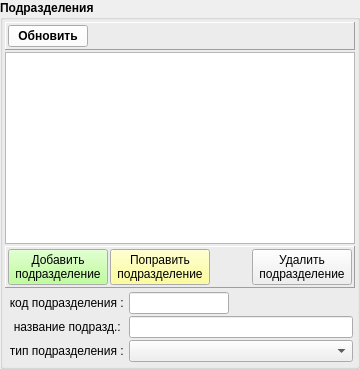
                    <widget class="QGroupBox" name="group_medparts">
                     <property name="font">
                      <font>
                       <weight>75</weight>
                       <bold>true</bold>
                      </font>
                     </property>
                     <property name="title">
                      <string>Подразделения</string>
                     </property>
                     <layout class="QVBoxLayout" name="verticalLayout_18" stretch="0,2,0,0">
                      <property name="spacing">
                       <number>2</number>
                      </property>
                      <property name="leftMargin">
                       <number>2</number>
                      </property>
                      <property name="topMargin">
                       <number>2</number>
                      </property>
                      <property name="rightMargin">
                       <number>2</number>
                      </property>
                      <property name="bottomMargin">
                       <number>2</number>
                      </property>
                      <item>
                       <widget class="QFrame" name="pan_up_medparts">
                        <property name="frameShape">
                         <enum>QFrame::Panel</enum>
                        </property>
                        <property name="frameShadow">
                         <enum>QFrame::Raised</enum>
                        </property>
                        <layout class="QHBoxLayout" name="horizontalLayout_23">
                         <property name="spacing">
                          <number>2</number>
                         </property>
                         <property name="leftMargin">
                          <number>2</number>
                         </property>
                         <property name="topMargin">
                          <number>2</number>
                         </property>
                         <property name="rightMargin">
                          <number>2</number>
                         </property>
                         <property name="bottomMargin">
                          <number>2</number>
                         </property>
                         <item>
                          <widget class="QPushButton" name="bn_refresh_medparts">
                           <property name="palette">
                            <palette>
                             <active>
                              <colorrole role="Button">
                               <brush brushstyle="SolidPattern">
                                <color alpha="255">
                                 <red>255</red>
                                 <green>255</green>
                                 <blue>255</blue>
                                </color>
                               </brush>
                              </colorrole>
                             </active>
                             <inactive>
                              <colorrole role="Button">
                               <brush brushstyle="SolidPattern">
                                <color alpha="255">
                                 <red>255</red>
                                 <green>255</green>
                                 <blue>255</blue>
                                </color>
                               </brush>
                              </colorrole>
                             </inactive>
                             <disabled>
                              <colorrole role="Button">
                               <brush brushstyle="SolidPattern">
                                <color alpha="255">
                                 <red>255</red>
                                 <green>255</green>
                                 <blue>255</blue>
                                </color>
                               </brush>
                              </colorrole>
                             </disabled>
                            </palette>
                           </property>
                           <property name="text">
                            <string>Обновить</string>
                           </property>
                          </widget>
                         </item>
                         <item>
                          <spacer name="horizontalSpacer_16">
                           <property name="orientation">
                            <enum>Qt::Horizontal</enum>
                           </property>
                           <property name="sizeHint" stdset="0">
                            <size>
                             <width>40</width>
                             <height>20</height>
                            </size>
                           </property>
                          </spacer>
                         </item>
                        </layout>
                       </widget>
                      </item>
                      <item>
                       <widget class="QTableView" name="tab_medparts">
                        <property name="selectionMode">
                         <enum>QAbstractItemView::SingleSelection</enum>
                        </property>
                        <property name="selectionBehavior">
                         <enum>QAbstractItemView::SelectRows</enum>
                        </property>
                        <attribute name="verticalHeaderDefaultSectionSize">
                         <number>20</number>
                        </attribute>
                        <attribute name="verticalHeaderMinimumSectionSize">
                         <number>20</number>
                        </attribute>
                       </widget>
                      </item>
                      <item>
                       <widget class="QFrame" name="pan_dn_medparts">
                        <property name="frameShape">
                         <enum>QFrame::Panel</enum>
                        </property>
                        <property name="frameShadow">
                         <enum>QFrame::Raised</enum>
                        </property>
                        <layout class="QHBoxLayout" name="horizontalLayout_24">
                         <property name="spacing">
                          <number>2</number>
                         </property>
                         <property name="leftMargin">
                          <number>2</number>
                         </property>
                         <property name="topMargin">
                          <number>2</number>
                         </property>
                         <property name="rightMargin">
                          <number>2</number>
                         </property>
                         <property name="bottomMargin">
                          <number>2</number>
                         </property>
                         <item>
                          <widget class="QPushButton" name="bn_add_medpart">
                           <property name="minimumSize">
                            <size>
                             <width>100</width>
                             <height>0</height>
                            </size>
                           </property>
                           <property name="palette">
                            <palette>
                             <active>
                              <colorrole role="Button">
                               <brush brushstyle="SolidPattern">
                                <color alpha="255">
                                 <red>170</red>
                                 <green>255</green>
                                 <blue>127</blue>
                                </color>
                               </brush>
                              </colorrole>
                             </active>
                             <inactive>
                              <colorrole role="Button">
                               <brush brushstyle="SolidPattern">
                                <color alpha="255">
                                 <red>170</red>
                                 <green>255</green>
                                 <blue>127</blue>
                                </color>
                               </brush>
                              </colorrole>
                             </inactive>
                             <disabled>
                              <colorrole role="Button">
                               <brush brushstyle="SolidPattern">
                                <color alpha="255">
                                 <red>170</red>
                                 <green>255</green>
                                 <blue>127</blue>
                                </color>
                               </brush>
                              </colorrole>
                             </disabled>
                            </palette>
                           </property>
                           <property name="font">
                            <font>
                             <weight>50</weight>
                             <bold>false</bold>
                            </font>
                           </property>
                           <property name="text">
                            <string>Добавить
 подразделение </string>
                           </property>
                          </widget>
                         </item>
                         <item>
                          <widget class="QPushButton" name="bn_edit_medpart">
                           <property name="minimumSize">
                            <size>
                             <width>100</width>
                             <height>0</height>
                            </size>
                           </property>
                           <property name="palette">
                            <palette>
                             <active>
                              <colorrole role="Button">
                               <brush brushstyle="SolidPattern">
                                <color alpha="255">
                                 <red>255</red>
                                 <green>255</green>
                                 <blue>127</blue>
                                </color>
                               </brush>
                              </colorrole>
                             </active>
                             <inactive>
                              <colorrole role="Button">
                               <brush brushstyle="SolidPattern">
                                <color alpha="255">
                                 <red>255</red>
                                 <green>255</green>
                                 <blue>127</blue>
                                </color>
                               </brush>
                              </colorrole>
                             </inactive>
                             <disabled>
                              <colorrole role="Button">
                               <brush brushstyle="SolidPattern">
                                <color alpha="255">
                                 <red>255</red>
                                 <green>255</green>
                                 <blue>127</blue>
                                </color>
                               </brush>
                              </colorrole>
                             </disabled>
                            </palette>
                           </property>
                           <property name="font">
                            <font>
                             <weight>50</weight>
                             <bold>false</bold>
                            </font>
                           </property>
                           <property name="text">
                            <string>Поправить
подразделение</string>
                           </property>
                          </widget>
                         </item>
                         <item>
                          <spacer name="horizontalSpacer_17">
                           <property name="orientation">
                            <enum>Qt::Horizontal</enum>
                           </property>
                           <property name="sizeHint" stdset="0">
                            <size>
                             <width>40</width>
                             <height>20</height>
                            </size>
                           </property>
                          </spacer>
                         </item>
                         <item>
                          <widget class="QPushButton" name="bn_delete_medpart">
                           <property name="minimumSize">
                            <size>
                             <width>100</width>
                             <height>0</height>
                            </size>
                           </property>
                           <property name="font">
                            <font>
                             <weight>50</weight>
                             <bold>false</bold>
                            </font>
                           </property>
                           <property name="text">
                            <string>Удалить
подразделение</string>
                           </property>
                          </widget>
                         </item>
                        </layout>
                       </widget>
                      </item>
                      <item>
                       <widget class="QFrame" name="pan_attr_medparts">
                        <property name="font">
                         <font>
                          <weight>50</weight>
                          <bold>false</bold>
                         </font>
                        </property>
                        <layout class="QFormLayout" name="formLayout_7">
                         <property name="fieldGrowthPolicy">
                          <enum>QFormLayout::AllNonFixedFieldsGrow</enum>
                         </property>
                         <property name="horizontalSpacing">
                          <number>2</number>
                         </property>
                         <property name="verticalSpacing">
                          <number>2</number>
                         </property>
                         <property name="leftMargin">
                          <number>4</number>
                         </property>
                         <property name="topMargin">
                          <number>2</number>
                         </property>
                         <property name="rightMargin">
                          <number>2</number>
                         </property>
                         <property name="bottomMargin">
                          <number>2</number>
                         </property>
                         <item row="0" column="0">
                          <widget class="QLabel" name="label_55">
                           <property name="minimumSize">
                            <size>
                             <width>115</width>
                             <height>0</height>
                            </size>
                           </property>
                           <property name="font">
                            <font>
                             <weight>50</weight>
                             <bold>false</bold>
                            </font>
                           </property>
                           <property name="text">
                            <string>код подразделения : </string>
                           </property>
                           <property name="alignment">
                            <set>Qt::AlignRight|Qt::AlignTrailing|Qt::AlignVCenter</set>
                           </property>
                          </widget>
                         </item>
                         <item row="0" column="1">
                          <widget class="QLineEdit" name="ln_medpart_code">
                           <property name="minimumSize">
                            <size>
                             <width>100</width>
                             <height>0</height>
                            </size>
                           </property>
                           <property name="maximumSize">
                            <size>
                             <width>80</width>
                             <height>16777215</height>
                            </size>
                           </property>
                           <property name="font">
                            <font>
                             <weight>50</weight>
                             <bold>false</bold>
                            </font>
                           </property>
                          </widget>
                         </item>
                         <item row="1" column="0">
                          <widget class="QLabel" name="label_56">
                           <property name="minimumSize">
                            <size>
                             <width>115</width>
                             <height>0</height>
                            </size>
                           </property>
                           <property name="font">
                            <font>
                             <weight>50</weight>
                             <bold>false</bold>
                            </font>
                           </property>
                           <property name="text">
                            <string>название подразд.: </string>
                           </property>
                           <property name="alignment">
                            <set>Qt::AlignRight|Qt::AlignTrailing|Qt::AlignVCenter</set>
                           </property>
                          </widget>
                         </item>
                         <item row="1" column="1">
                          <widget class="QLineEdit" name="ln_medpart_name">
                           <property name="font">
                            <font>
                             <weight>50</weight>
                             <bold>false</bold>
                            </font>
                           </property>
                          </widget>
                         </item>
                         <item row="2" column="0">
                          <widget class="QLabel" name="lab_is_head_6">
                           <property name="minimumSize">
                            <size>
                             <width>115</width>
                             <height>0</height>
                            </size>
                           </property>
                           <property name="font">
                            <font>
                             <weight>50</weight>
                             <bold>false</bold>
                            </font>
                           </property>
                           <property name="text">
                            <string>тип подразделения : </string>
                           </property>
                           <property name="alignment">
                            <set>Qt::AlignRight|Qt::AlignTrailing|Qt::AlignVCenter</set>
                           </property>
                          </widget>
                         </item>
                         <item row="2" column="1">
                          <widget class="QComboBox" name="combo_medpart_type">
                           <property name="enabled">
                            <bool>true</bool>
                           </property>
                           <property name="font">
                            <font>
                             <weight>50</weight>
                             <bold>false</bold>
                            </font>
                           </property>
                           <property name="maxVisibleItems">
                            <number>50</number>
                           </property>
                          </widget>
                         </item>
                        </layout>
                       </widget>
                      </item>
                     </layout>
                    </widget>
